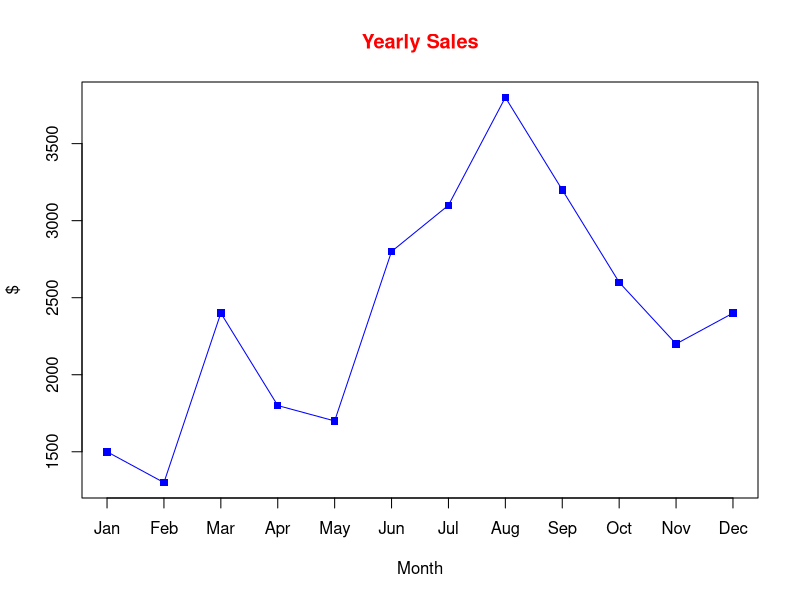

Write the R code that produced this figure.
## This exercise focuses on creating a custom plot
# create four lists
qtr.1 <- list(Jan = 1500,
              Feb = 1300,
              Mar = 2400)
qtr.2 <- list(Apr = 1800,
              May = 1700,
              Jun = 2800)
qtr.3 <- list(Jul = 3100,
              Aug = 3800,
              Sep = 3200)
qtr.4 <- list(Oct = 2600,
              Nov = 2200,
              Dec = 2400)

# combine into single vector
year <- unlist(c(qtr.1, qtr.2, qtr.3, qtr.4))

# plot without annotation or axes labels
plot(year, type = "o", col = "Blue", pch = 15,
     ann = FALSE, axes = FALSE)

# specify range and annotations for x axis; allow automatic y axis
axis(1, at = 1:12, lab = c(names(year)))
axis(2)

# add labels and title; draw plot frame
title(xlab = "Month", ylab = "$",
      main = "Yearly Sales", col.main = "Red")
box()
